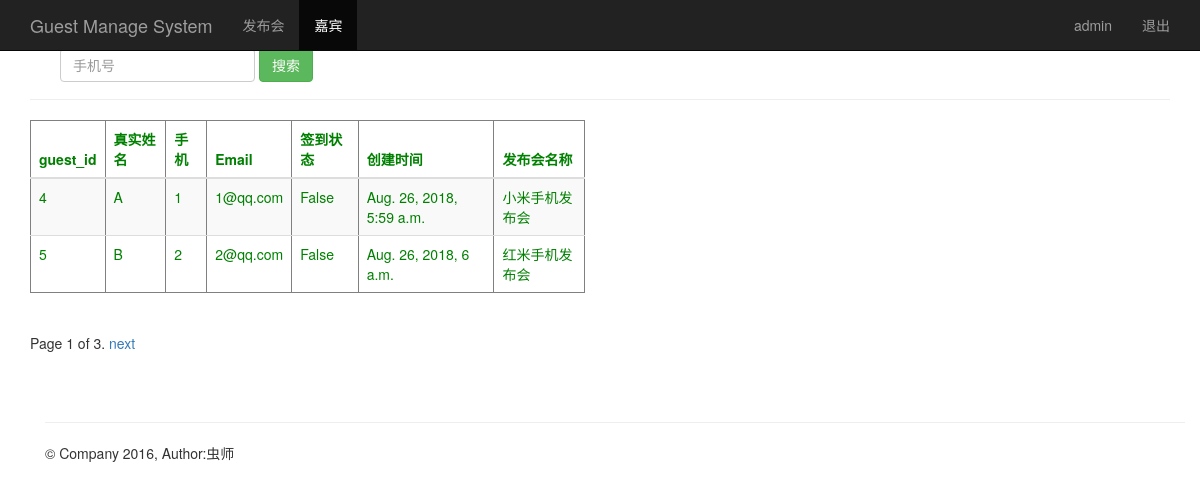
The page /guest_manage/ (signed in) on the database its author committed.
### sign/models.py (models this page shows, shortened)
class Guest(models.Model):
    event = models.ForeignKey('Event', on_delete=models.CASCADE)            # 关联发布会id
    realname = models.CharField(max_length=64)  # 姓名
    phone = models.CharField(max_length=16)     # 手机号
    email = models.EmailField()                 # 邮箱
    sign = models.BooleanField()                # 签到状态
    create_time = models.DateField(auto_now=True)  # 创建时间（自动获取当前时间）
    class Meta:
        unique_together = ('phone', 'event')

class Event(models.Model):
    name = models.CharField(max_length=100)            # 发布会标题
    limit = models.IntegerField()                      # 限制人数
    status = models.BooleanField()                     # 状态
    address = models.CharField(max_length=200)         # 地址
    start_time = models.DateField('events time from modes', default=timezone.now)
    create_time = models.DateField(auto_now=True)  # 创建时间（自动获取当前时间）
    def __str__(self):
        return self.name

### sign/views.py (the view)
# urls.py: url(r'^guest_manage/$', views.guest_manage),
@login_required
def guest_manage(request):
    guest_list = Guest.objects.all()
    username = request.session.get('username', '')
    paginator = Paginator(guest_list, 2)
    page = request.GET.get('page')
    try:
        contacts = paginator.page(page)
    except PageNotAnInteger:
        contacts = paginator.page(1)
    except EmptyPage:
        contacts = paginator.page(paginator.num_pages)
    return render(request, "guest_manage.html", {"user": username, "guests": contacts})

### sign/templates/guest_manage.html (shortened to what this page needs)
{% extends "base.html" %}
{% block content %}
    <nav class="navbar navbar-inverse navbar-fixed-top">
      <div class="container">
        <div class="navbar-header">
          <a class="navbar-brand" href="/guest_manage/">Guest Manage System</a>
        </div>
        <div id="navbar" class="collapse navbar-collapse">
          <ul class="nav navbar-nav">
            <li><a href="/event_manage/">发布会</a></li>
            <li class="active"><a href="#about">嘉宾</a></li>
          </ul>
          <ul class="nav navbar-nav navbar-right">
           <li><a href="#">{{user}}</a></li>
           <li><a href="/logout/">退出</a></li>
         </ul>
        </div>
      </div>
    </nav>
    <div class="container theme-showcase" role="main">
      <div class="page-header">
        <div id="navbar" class="navbar-collapse collapse">
          <form class="navbar-form" method="get" action="/search_phone/">
            <div class="form-group">
              <input name="phone" type="text" placeholder="手机号" class="form-control">
            </div>
            <button type="submit" class="btn btn-success">搜索</button>
          </form>
        </div>
      </div>
      <div class="row">
        <div class="col-md-6">
          <table class="table table-striped" border="1">
            <thead style="color: green">
              <tr>
                <th>guest_id</th>
                <th>真实姓名</th>
                <th>手机</th>
                <th>Email</th>
                <th>签到状态</th>
                <th>创建时间</th>
                <th>发布会名称</th>
              </tr>
            </thead>
            <tbody style="color: green">
              {% for guest in guests %}
                <tr>
                  <td>{{ guest.id }}</td>
                  <td>{{ guest.realname }}</td>
                  <td>{{ guest.phone }}</td>
                  <td>{{ guest.email }}</td>
                  <td>{{ guest.sign }}</td>
                  <td>{{ guest.create_time }}</td>
                  <td>{{ guest.event }}</td>
                </tr>
             {% endfor %}
            </tbody>
          </table>
        </div>
      </div>
    <div class="pagination">
      <span class="step-links">
          <span class="current">
            Page {{ guests.number }} of {{ guests.paginator.num_pages }}.
          </span>
        {% if guests.has_next %}
          {% if phone %}
            <a href="?phone={{ phone }}&page={{ guests.next_page_number }}">next</a>
          {% else %}
           <a href="?page={{ guests.next_page_number }}">next</a>
          {% endif %}
        {% endif %}
      </span>
    </div>
{% endblock %}

### rows shown on the page
Guest: id "4", realname "A", phone "1", email "1@qq.com", sign "False", create_time "Aug. 26, 2018, 5:59 a.m.", event "小米手机发布会"
Guest: id "5", realname "B", phone "2", email "2@qq.com", sign "False", create_time "Aug. 26, 2018, 6 a.m.", event "红米手机发布会"

### other values the page prints
{{ user }} "admin"
{{ guests.number }} "1"
{{ guests.paginator.num_pages }} "3"
